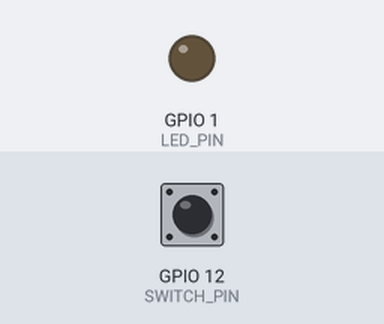
Bench run of a program on a simulated ESP32. Parts: output pins drawn as LEDs (lit = HIGH). The test bench sets the inputs (shaded band); at power-on: GPIO 12 (SWITCH_PIN) HIGH.

Above: at 1.2 s.
1.3 s: GPIO 12 (SWITCH_PIN) pulled LOW for 0.15 s
At 1.38 s:
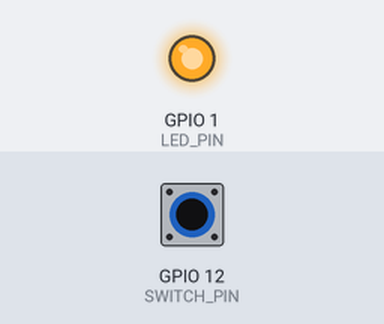
2.9 s: GPIO 12 (SWITCH_PIN) pulled LOW for 3.2 s
At 7.3 s:
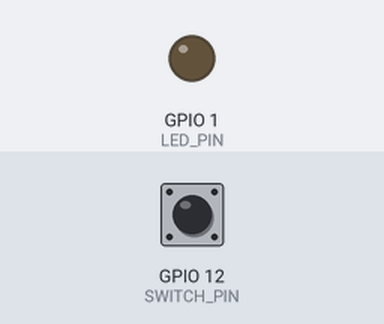
Timing chart, 0 to 8.8 s (numbered marks = the images above; inputs shaded):
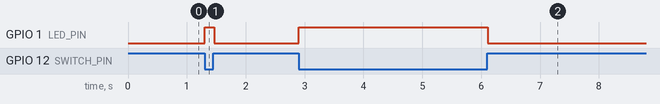

The program:

main.cpp
```cpp
#include <Arduino.h> // Required for PlatformIO

// Define pins
const int SWITCH_PIN = 12;
const int LED_PIN = 1; // Standard built-in LED pin for ESP32

void setup() {
  // Configure the switch pin with the internal pull-up resistor
  pinMode(SWITCH_PIN, INPUT_PULLUP);

  // Configure the built-in LED as an output
  pinMode(LED_PIN, OUTPUT);
}

void loop() {
  // Read the state of the switch
  int switchState = digitalRead(SWITCH_PIN);

  // INPUT_PULLUP Logic:
  // LOW (0) = Switch is Pressed (connected to GND)
  // HIGH (1) = Switch is Released
  if (switchState == LOW) {
    digitalWrite(LED_PIN, HIGH);   // Turn the built-in LED ON
  } else {
    digitalWrite(LED_PIN, LOW);    // Turn the built-in LED OFF
  }

  delay(20); // Small delay to handle button bouncing
}
```

Measured:
- after the input at 1.3 s, GPIO 1 (LED_PIN): LOW → HIGH at once, → LOW 0.16 s later
- after the input at 2.9 s, GPIO 1 (LED_PIN): LOW → HIGH at once, → LOW 3.2 s later
